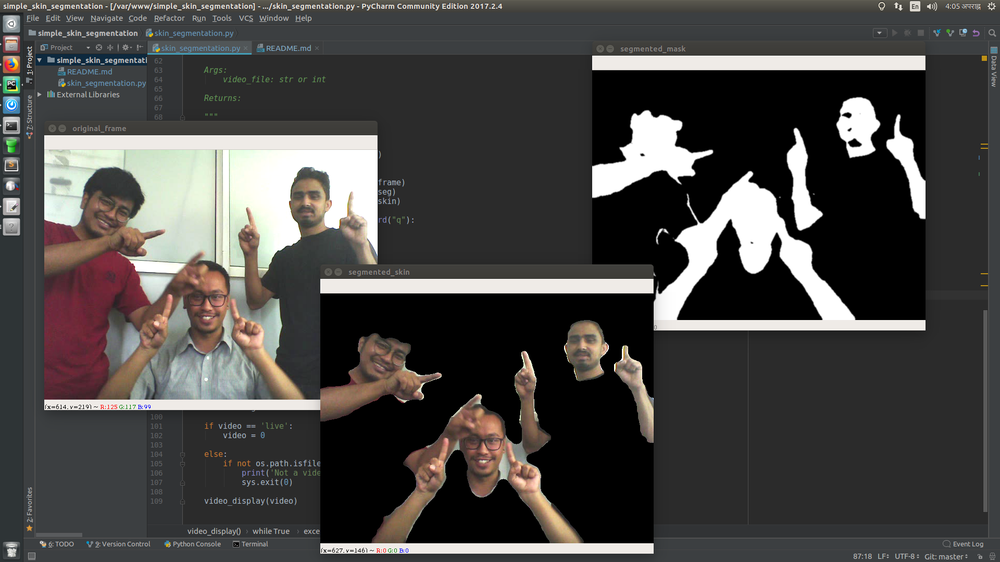
#> input picture images/three_people.png, 1000 x 562 px, shrunk from 1920 x 1080 before the run, given in place of the camera
$ python skin_segmentation.py
#> lines starting #> are read from the running program, lines starting #| are printed output that depends on the picture; after the words box and inside, x2 and y2 are one past the last pixel; in counts of white or black regions, pixels touching at a corner belong together
import cv2
import numpy as np
import os
import sys
import argparse


def hsv_filter(im):
    """
    using opencv inRange to filter out skin color from hsv color space of the video
    using consecutive morphology operations to reduce noisy segmentation - false positives and false negatives

    Args:
        im: np.array

    Returns:
        in_range: np.array
        masked_img: np.array

    """
    lower_limit = np.array([0, 35], np.uint8)
    upper_limit = np.array([30, 255], np.uint8)

    blurred = cv2.GaussianBlur(im, (17, 17), 3)

    hsv_image = cv2.cvtColor(blurred, cv2.COLOR_BGR2HSV)
    in_range = cv2.inRange(hsv_image[:, :, 0:2], lower_limit, upper_limit)
    in_range = cv2.GaussianBlur(in_range, (3, 3), 2)

    kernel_1 = cv2.getStructuringElement(cv2.MORPH_ELLIPSE, (11, 11))
    opened_mask = cv2.morphologyEx(in_range, cv2.MORPH_OPEN, kernel_1)
    kernel_2 = cv2.getStructuringElement(cv2.MORPH_ELLIPSE, (21, 21))
    closed_mask = cv2.morphologyEx(opened_mask, cv2.MORPH_CLOSE, kernel_2)

    masked_img = cv2.bitwise_and(im, im, mask=closed_mask)

    return in_range, masked_img


def fix_brightness(im):
    """
    Adjusts brightness and contrast of the image
    Args:
        im: np.array

    Returns:
        im: np.array

    """
    brightness = 50
    contrast = 40

    im = np.int16(im)
    im = im * (contrast / 127 + 1) - contrast + brightness
    im = np.clip(im, 0, 255)
    im = np.uint8(im)
    return im


def video_display(video_file):
    """

    Args:
        video_file: str or int

    Returns:

    """
#> called with video_file = 0
    camera = cv2.VideoCapture(video_file)
    while True:
        try:
            grabbed, frame = camera.read()
#> frame is the input picture: shape (562, 1000, 3); mean B, G, R 69.1, 70.8, 72.5
            frame = fix_brightness(frame)
#> in fix_brightness, `im = np.clip(im, 0, 255)`:
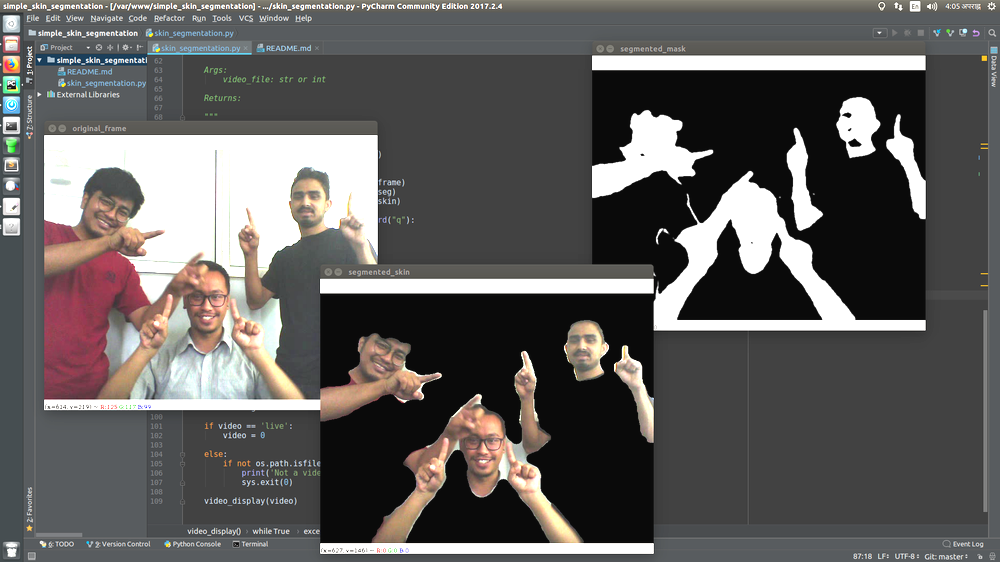
#> im: shape (562, 1000, 3) float64; mean B, G, R 93.2, 94.3, 96.7
            seg, skin = hsv_filter(frame)
#> in hsv_filter, `blurred = cv2.GaussianBlur(im, (17, 17), 3)`:
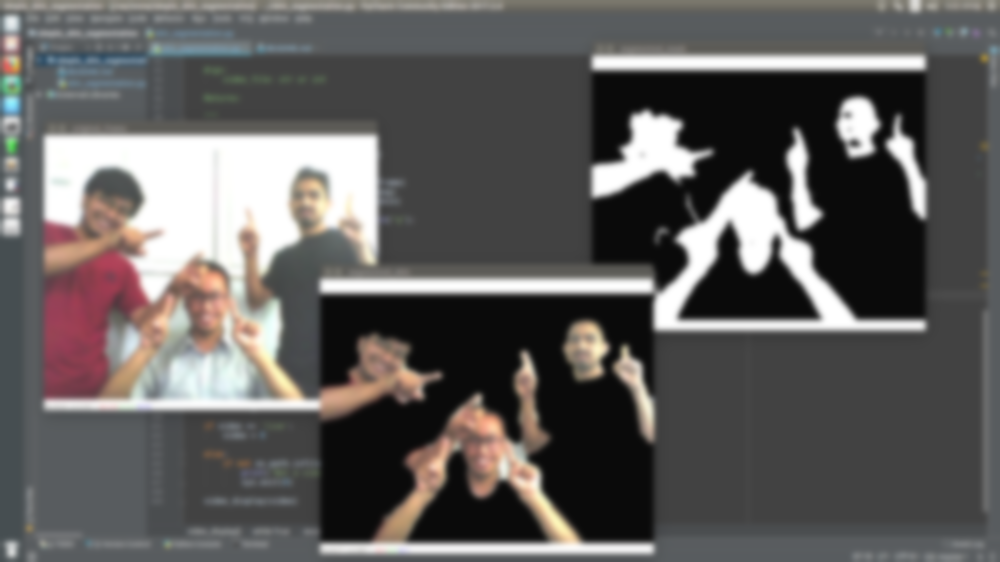
#> blurred: shape (562, 1000, 3); mean B, G, R 92.9, 94, 96.3
#> in hsv_filter, `hsv_image = cv2.cvtColor(blurred, cv2.COLOR_BGR2HSV)`: hsv_image: shape (562, 1000, 3); mean H, S, V 33.8, 14.3, 98.4
#> in hsv_filter, `in_range = cv2.inRange(hsv_image[:, :, 0:2], lower_limit, upper_limit)`:
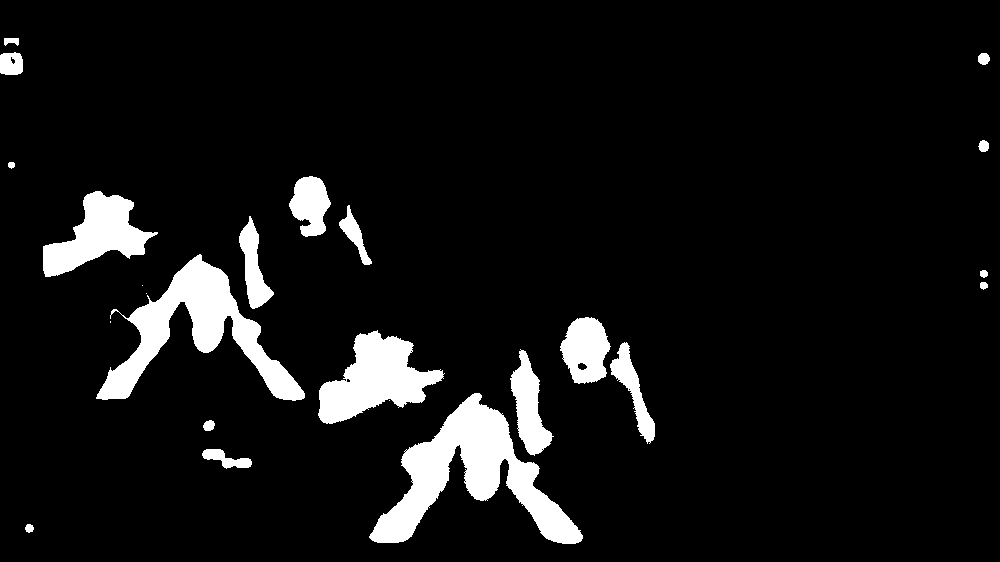
#> in_range: shape (562, 1000); 7.6% white; 24 white regions (4 under 20 px), largest, box (x1, y1, x2, y2) and area: (369, 393, 583, 544) 11396, (96, 254, 305, 401) 9276, (318, 330, 445, 424) 6111
#> in hsv_filter, `masked_img = cv2.bitwise_and(im, im, mask=closed_mask)`:
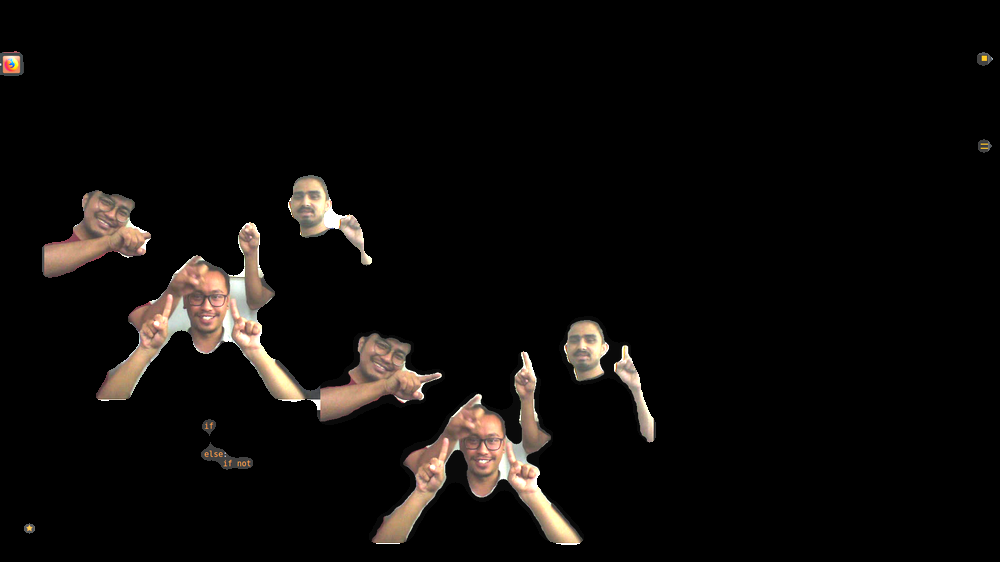
#> masked_img: shape (562, 1000, 3); mean B, G, R 9.9, 11.5, 13.6
            cv2.imshow('original_frame', frame)
            cv2.imshow('segmented_mask', seg)
            cv2.imshow('segmented_skin', skin)
            cv2.waitKey(3)
            if cv2.waitKey(1) & 0xFF == ord("q"):
#> (key q is pressed here)
                break
        except IndexError as e:
            print(e)
            continue

        except TypeError as e:
            print("You don't have a connected camera device.")
            sys.exit(0)

    camera.release()
    cv2.destroyAllWindows()


if __name__ == '__main__':
    parser = argparse.ArgumentParser(description='HSV skin segmentation')
    parser.add_argument('--video', '-t', default='live', type=str, help='enter "live" to capture real time video or "rec" to use a recording')

    args = parser.parse_args()

    video = args.video

    if video == 'live':
        video = 0

    elif video == 'rec':
        if not os.path.isfile(video) or os.path.splitext(video)[1] not in ['.avi', '.mp4']:
            print('Not a video file')
            sys.exit(0)
    else:
        print('Invalid argument.')
        exit(0)

    video_display(video)

$ run again, on images/two_people.png
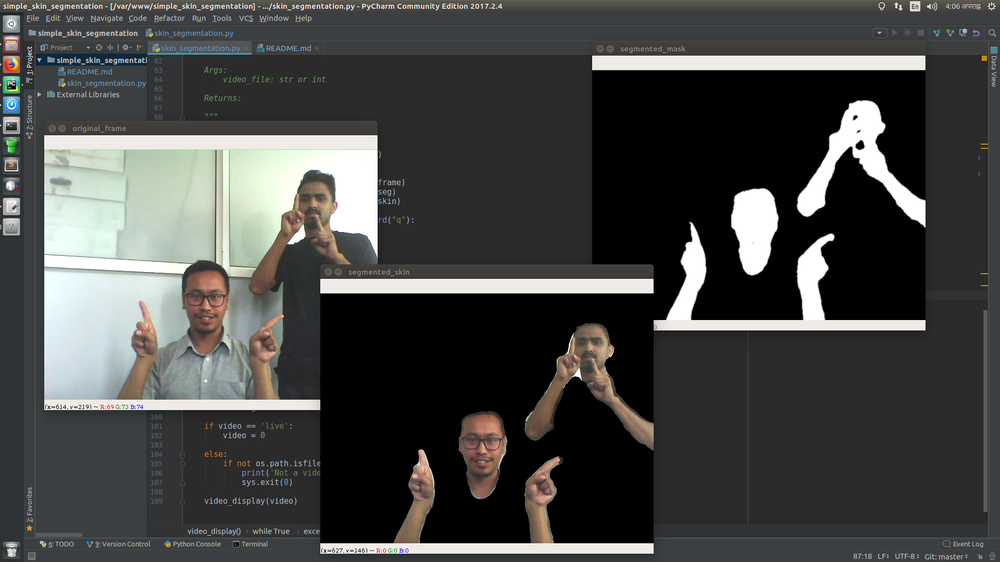
#> input picture images/two_people.png, 1000 x 562 px, shrunk from 1920 x 1080 before the run, given in place of the camera
#> in video_display, frame is the input picture: shape (562, 1000, 3); mean B, G, R 69.2, 70.8, 70
#> hsv_image: shape (562, 1000, 3); mean H, S, V 31.2, 9.6, 96.2
#> in hsv_filter, `in_range = cv2.inRange(hsv_image[:, :, 0:2], lower_limit, upper_limit)`:
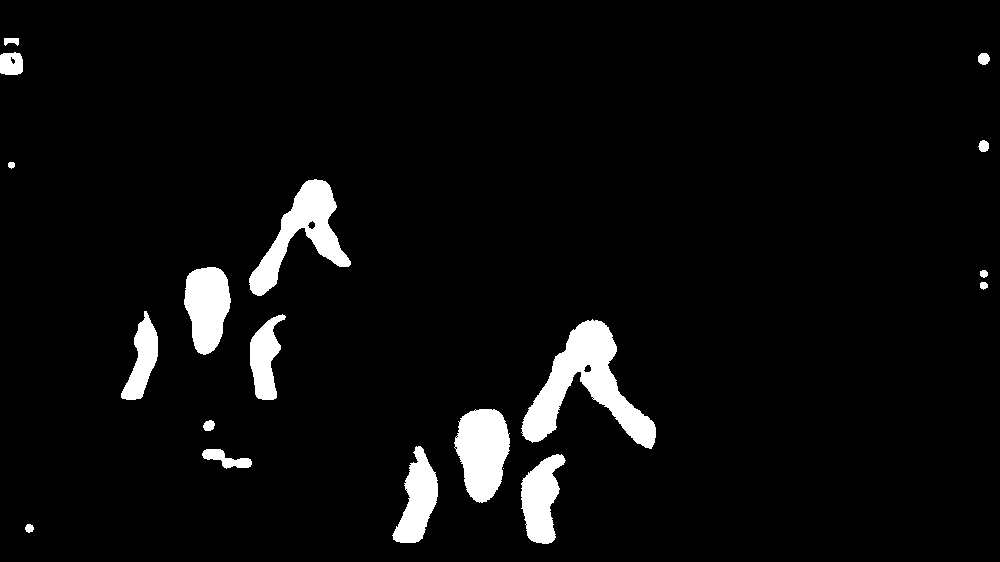
#> in_range: shape (562, 1000); 4.9% white; 19 white regions (1 under 20 px), largest, box (x1, y1, x2, y2) and area: (521, 319, 656, 449) 6577, (249, 179, 351, 296) 4169, (454, 409, 510, 503) 3813
#> in hsv_filter, `masked_img = cv2.bitwise_and(im, im, mask=closed_mask)`:
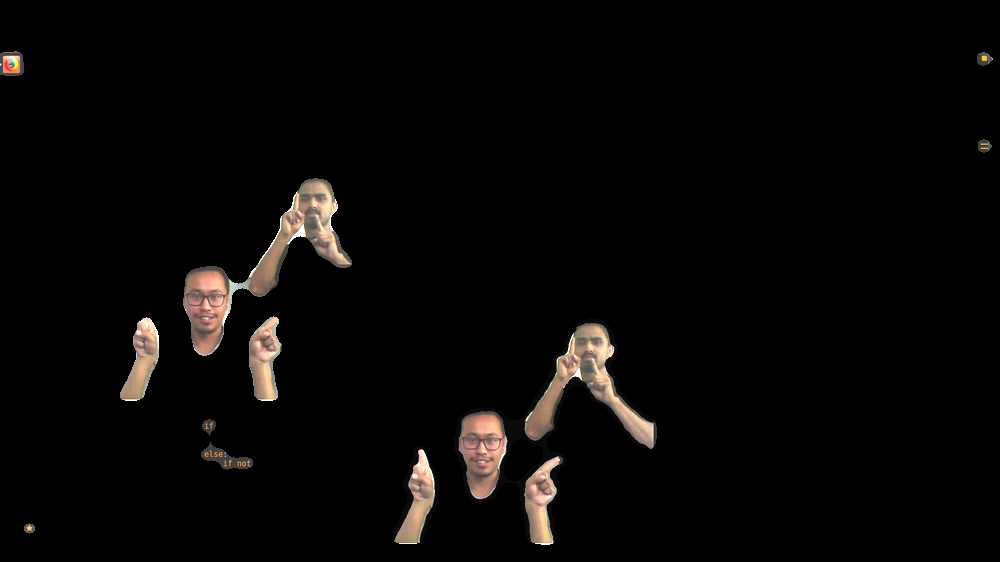
#> masked_img: shape (562, 1000, 3); mean B, G, R 5.9, 6.8, 8.1
